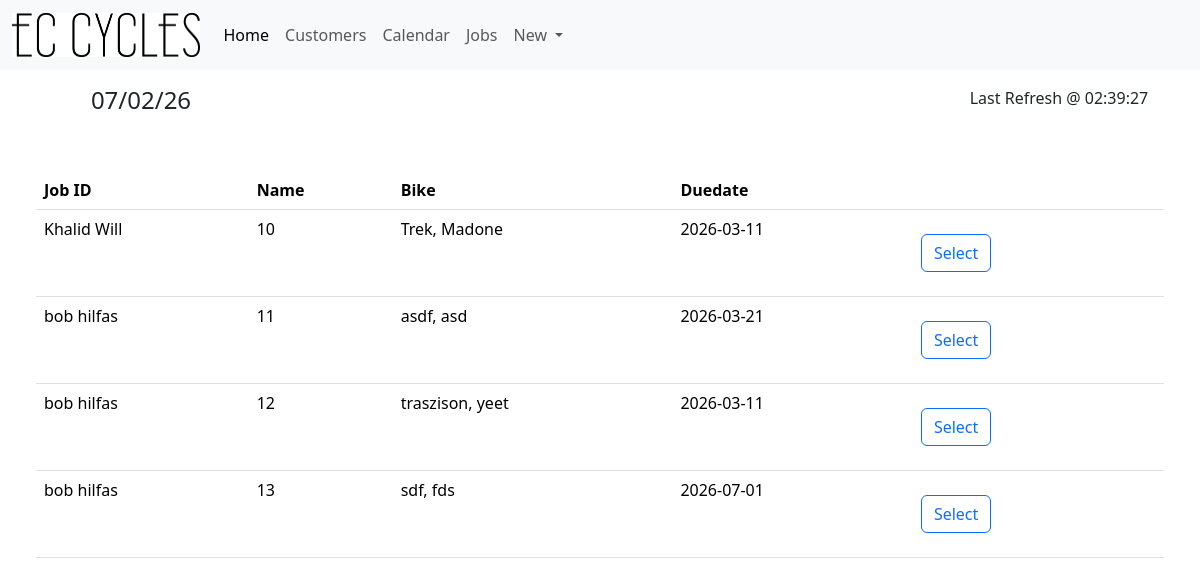
Before: / with the older database file.
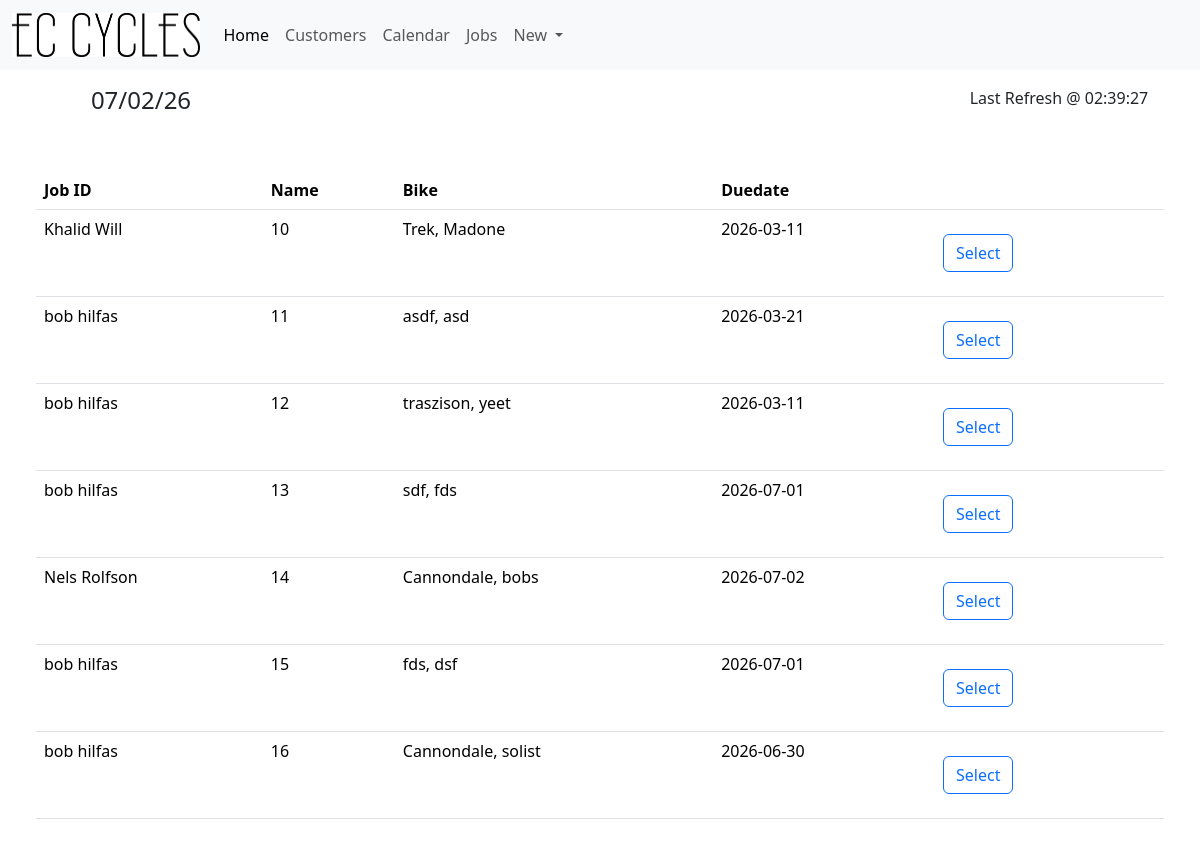
After: the same page with the newer database file.
### tables this page shows
CREATE TABLE "Jobs" (
	"JobID"	INTEGER NOT NULL UNIQUE,
	"Cust_ID"	INTEGER NOT NULL,
	"BikeBrand"	TEXT,
	"BikeModel"	TEXT,
	"JobDetails"	TEXT,
	"DueDate"	DATE , Status TEXT DEFAULT 'Not Started',
	PRIMARY KEY("JobID" AUTOINCREMENT)
);

CREATE TABLE "Customers" (
	"Cust_ID"	INTEGER NOT NULL UNIQUE,
	"CustFName"	TEXT NOT NULL,
	"CustLName"	TEXT,
	"CustAddress"	TEXT,
	"CustPNumber"	INTEGER,
	"CustEmail"	INTEGER,
	"CustDetails"	TEXT,
	PRIMARY KEY("Cust_ID" AUTOINCREMENT)
);

### app.py (the view)
@app.route('/')
def index():
    time = time_gen()
    conn = get_db_conn()
    sql = "SELECT jobs.* ,Customers.CustFName,Customers.CustLName FROM Jobs INNER JOIN Customers ON Customers.Cust_ID = Jobs.Cust_ID;"
    jobs = conn.execute(sql).fetchall()
    conn.close()
    return render_template("index.html", jobs=jobs, time=time)

### app.py (called while the page is built)
def time_gen():
    time_dict = {"":""}
    day_info = datetime.datetime.now()
    date = day_info.strftime("%x")
    time = day_info.strftime("%X")
    time_dict["Date"] = date
    time_dict["Time"] = time
    return time_dict

def get_db_conn():
    conn = sqlite3.connect('JobCards.db')
    conn.row_factory = sqlite3.Row
    return conn

### Templates/index.html
{% extends 'base.html' %}
{% block content %}
<div class="p-5">
    <table class="table">
        <thead>
        <tr>
            <th scope="col">Job ID</th>
            <th scope="col">Name</th>
            <th scope="col">Bike</th>
            <th scope="col">Duedate</th>
            <th></th>
        </tr>
        </thead>
        <tbody>
            {% for jobs in jobs %}
            <tr>
                <td >{{ jobs.CustFName }} {{ jobs.CustLName }}</td>
                <td>{{ jobs.jobID }}</td>
                <td>{{ jobs.BikeBrand }}, {{ jobs.BikeModel }}</td>
                <td>{{ jobs.DueDate }}</td>
                <td id="Select"><form action="{{ url_for('ViewJobCard', id=jobs.jobID) }}" method="get"  style="display:inline;">
                    <button class="btn btn-outline-Primary m-3" type="submit">Select</button></form></td>
            </tr>
            {% endfor %}
        </tbody>
    </table>
</div>
{% endblock %}

### Templates/base.html (shortened to what this page needs)
<html lang="en">
<head>
    <link rel="stylesheet" href="https://cdn.jsdelivr.net/npm/bootstrap@5.3.8/dist/css/bootstrap.min.css">
</head>
<body>
    <nav class="navbar navbar-expand-lg bg-body-tertiary">
        <div class="container-fluid">
          <a class="navbar-brand" href="/"><img src="{{ url_for('static', filename='EC_Logo_Black.jpg') }}" alt="ECC" width="187.5" height="43.75"></a>
          <div class="collapse navbar-collapse" id="navbarSupportedContent">
            <ul class="navbar-nav me-auto mb-2 mb-lg-0">
              <li class="nav-item">
                <a class="nav-link active" aria-current="page" href="/">Home</a>
              </li>
              <li class="nav-item">
                <a class="nav-link" href="/CustSearch">Customers</a>
              </li>
              <li class="nav-item">
                <a href="/calendar" class="nav-link">Calendar</a>
              </li>
              <li class="nav-item">
                <a class="nav-link" href="/JobSearch">Jobs</a>
              </li>
              <li class="nav-item dropdown">
                <a class="nav-link dropdown-toggle" href="#" role="button" data-bs-toggle="dropdown" aria-expanded="false">
                  New
                </a>
              </li>
            </ul>
          </div>
        </div>
    </nav>
    <div class="row mb-3 text-center pt-3">
        <div class="col-3 themed-grid-col">
            <h4>{{time["Date"]}}</h4>
        </div>
        <div class="col-3 themed-grid-col"></div>
        <div class="col-3 themed-grid-col"></div>
        <div class="col-3 themed-grid-col">Last Refresh @ {{time["Time"]}}</div>
    {% block content %}
    {% endblock %}
</body>
</html>

Changed rows visible on the page:
added Jobs: CustFName "Nels", CustLName "Rolfson", jobID "14", BikeBrand "Cannondale", BikeModel "bobs", DueDate "2026-07-02"
added Jobs: CustFName "bob", CustLName "hilfas", jobID "15", BikeBrand "fds", BikeModel "dsf", DueDate "2026-07-01"
added Jobs: CustFName "bob", CustLName "hilfas", jobID "16", BikeBrand "Cannondale", BikeModel "solist", DueDate "2026-06-30"
